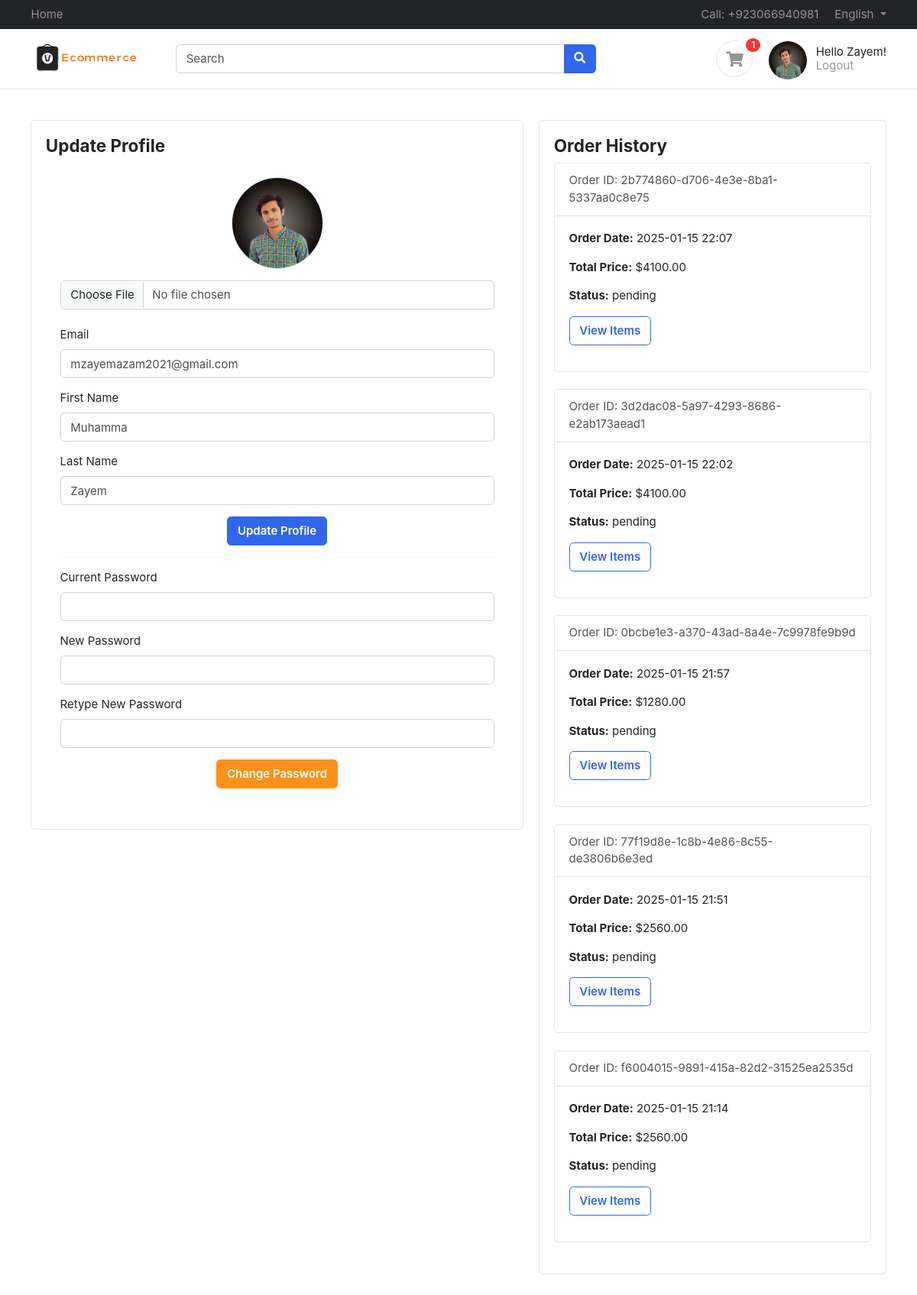
The page /account/ (signed in) on the database as committed earlier.
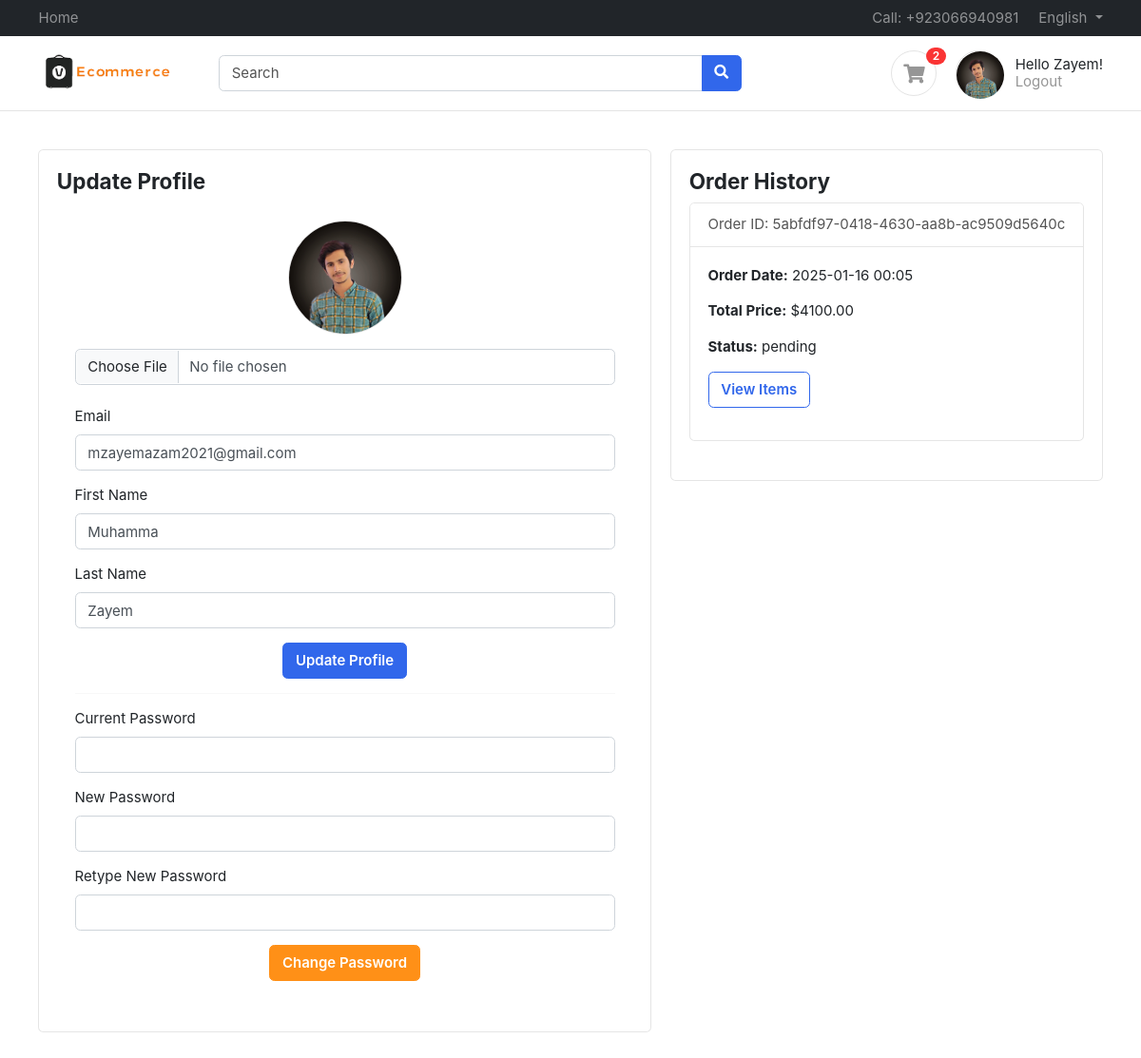
The same page on the database as committed later.
### accounts/models.py (models this page shows, shortened)
class Profile(BaseModel):
    user = models.OneToOneField(User, on_delete=models.CASCADE, related_name='profile')
    is_email_verified = models.BooleanField(default=False)
    email_token = models.CharField(max_length=100, null=True, blank=True)
    profile_image = models.ImageField(upload_to='profile')
    def get_cart_count(self):
        return CartItem.objects.filter(cart__is_paid=False, cart__user=self.user).count()

class Order(BaseModel):
    user = models.ForeignKey(User, on_delete=models.CASCADE, related_name='orders')
    cart = models.ForeignKey(Cart, on_delete=models.CASCADE, related_name='orders')
    order_date = models.DateTimeField(auto_now_add=True)
    status = models.CharField(max_length=100, default="pending")
    first_name = models.CharField(max_length=100, default="Delivery First Name")
    last_name = models.CharField(max_length=100, default="Delivery Last Name")
    email = models.CharField(max_length=100, default="Delivery Email")
    phone = models.CharField(max_length=100, default="Delivery Phone")
    address = models.CharField(max_length=100, default="Delivery Address")
    state = models.CharField(max_length=100, default="Delivery State")
    city = models.CharField(max_length=100, default="Delivery City")
    state = models.CharField(max_length=100, default="Delivery State")
    payment_method = models.CharField(max_length=100, default="cash on Delivery")
    total_price = models.DecimalField(max_digits=10, decimal_places=2)
    cart_items = models.ManyToManyField(CartItem, related_name="orders")

### accounts/views.py (the view, shortened to what this page needs)
# urls.py: path('', profile_page, name='profile'),
def profile_page(request):
    if request.user.is_authenticated:
        user = request.user
        user_orders = Order.objects.filter(user=user).order_by('-created_at')
        return render(request, 'accounts/profile.html', {'user': request.user, 'orders': user_orders})
    else:
        return redirect('/account/login')

### templates/accounts/profile.html (shortened to what the changed rows need)
{% extends "base/base.html" %}
{% block start %}
<section class="section-content padding-y">
    <div class="container">
        <div class="row">
            <main class="col-md-7">
                <div class="card">
                    <div class="card-body">
                        <div class="card-body">
                            <form method="POST" enctype="multipart/form-data">
                                <div class="text-center mb-4">
                                    {% if user.profile.profile_image %}
                                        <img src="{{ user.profile.profile_image.url }}" alt="Profile Photo" class="rounded-circle mb-3 border" width="120" height="120">
                                    {% else %}
                                        <img src="/static/images/default-profile.png" alt="Default Profile Photo" class="rounded-circle mb-3 border" width="120" height="120">
                                    {% endif %}
                                    <input type="file" name="profile_image" class="form-control" accept="image/*">
                                </div>
                                <div class="form-group mb-3">
                                    <label for="email">Email</label>
                                    <input type="email" id="email" name="email" class="form-control" value="{{ user.email }}">
                                </div>
                                <div class="form-group mb-3">
                                    <label for="first_name">First Name</label>
                                    <input type="text" id="first_name" name="first_name" class="form-control" value="{{ user.first_name }}">
                                </div>
                                <div class="form-group mb-3">
                                    <label for="last_name">Last Name</label>
                                    <input type="text" id="last_name" name="last_name" class="form-control" value="{{ user.last_name }}">
                                </div>
                            </form>
                        </div>
                    </div>
                </div>
            </main>
            <aside class="col-md-5">
                <div class="card mb-3">
                    <div class="card-body">
                        {% if orders %}
                            {% for order in orders %}
                                <div class="card mb-4">
                                    <div class="card-header  text-secondary">
                                        <h7>Order ID: {{ order.uid }}</h7>
                                    </div>
                                    <div class="card-body">
                                        <p><strong>Order Date:</strong> {{ order.created_at|date:"Y-m-d H:i" }}</p>
                                        <p><strong>Total Price:</strong> ${{ order.total_price }}</p>
                                        <p><strong>Status:</strong> {{ order.status }}</p>
                                        <button
                                            class="btn btn-outline-primary mb-3"
                                            data-bs-toggle="collapse"
                                            data-bs-target="#order-items-{{ order.id }}">
                                            View Items
                                        </button>
                                    </div>
                                </div>
                            {% endfor %}
                        {% else %}
                            <p class="text-center">No orders found.</p>
                        {% endif %}
                    </div>
                </div>
            </aside>
        </div>
    </div>
</section>
{% endblock %}

### templates/base/base.html (shortened to what this page needs)
<!DOCTYPE html>
<html lang="en">
  <head>
<link href="https://cdn.jsdelivr.net/npm/bootstrap@5.3.2/dist/css/bootstrap.min.css" rel="stylesheet">
    <link href="/media/css/bootstrap.css" rel="stylesheet" type="text/css" />
    <link
      href="/media/fonts/fontawesome/css/all.min.css"
      type="text/css"
      rel="stylesheet"
    />
    <link href="/media/css/ui.css" rel="stylesheet" type="text/css" />
    <link href="/media/css/responsive.css" rel="stylesheet" />
  </head>
  <body>
    <header class="section-header">
      <nav class="navbar navbar-dark navbar-expand p-0 bg-dark">
        <div class="container">
          <ul class="navbar-nav d-none d-md-flex mr-auto">
            <li class="nav-item"><a class="nav-link" href="/">Home</a></li>
          </ul>
          <ul class="navbar-nav">
            <li class="nav-item">
              <a href="https://wa.me/923066940981" class="nav-link"> Call: +923066940981 </a>
            </li>
            <li class="nav-item dropdown">
              <a
                href="#"
                class="nav-link dropdown-toggle"
                data-toggle="dropdown"
              >
                English
              </a>
            </li>
          </ul>
        </div>
      </nav>
      <section class="header-main border-bottom">
        <div class="container">
          <div class="row align-items-center">
            <div class="col-lg-2 col-4">
              <div class="brand-wrap">
                <img class="logo" src="/media/images/logo.png" />
              </div>
            </div>
            <div class="col-lg-6 col-sm-12">
              <form action="{% url 'search' %}" method="GET">
                <div class="input-group w-100">
                  <input
                    type="text"
                    name="query"
                    class="form-control"
                    placeholder="Search"
                  />
                  <div class="input-group-append">
                    <button class="btn btn-primary" type="submit">
                      <i class="fa fa-search"></i>
                    </button>
                  </div>
                </div>
              </form>
            </div>
            <div class="col-lg-4 col-sm-6 col-8">
              <div class="widgets-wrap float-md-right">
                <div class="widget-header mr-3">
                  <a href="/account/cart" class="icon icon-sm rounded-circle border"
                    ><i class="fa fa-shopping-cart"></i
                  ></a>
                  <span class="badge badge-pill badge-danger notify">{{request.user.profile.get_cart_count}}</span>
                </div>
                <div class="widget-header icontext">
                  <a href="/account" class="icon icon-sm rounded-circle border"
                    >{% if request.user.profile.profile_image %}
                    <img src="{{ request.user.profile.profile_image.url }}" alt="Profile Photo" class="rounded-circle" width="50" height="50">
                    {%else%}
                    <i class="fa fa-user"></i>
                    {%endif%}
                    </a>
                  <div class="text">
                    {% if request.user.is_authenticated %}
                    <div class="text">
                      <p>Hello {{ request.user.last_name }}!</p>
                      <a href="/account/logout" class="text-muted">Logout</a>
                    </div>
                    {%else%}
                    <div>
                      <a href="/account/login">Sign in</a> |
                      <a href="/account/register/"> Register</a>
                    </div>
                    {% endif %}
                  </div>
                </div>
              </div>
            </div>
          </div>
        </div>
      </section>
    </header>
    {% block start %} {% endblock %}
  </body>
</html>

Rows that differ between the two databases and show on the page:
removed Order: uid "2b774860-d706-4e3e-8ba1-5337aa0c8e75", created_at "2025-01-15 22:07", total_price "4100.00", status "pending"
removed Order: uid "3d2dac08-5a97-4293-8686-e2ab173aead1", created_at "2025-01-15 22:02", total_price "4100.00", status "pending"
removed Order: uid "0bcbe1e3-a370-43ad-8a4e-7c9978fe9b9d", created_at "2025-01-15 21:57", total_price "1280.00", status "pending"
removed Order: uid "77f19d8e-1c8b-4e86-8c55-de3806b6e3ed", created_at "2025-01-15 21:51", total_price "2560.00", status "pending"
removed Order: uid "f6004015-9891-415a-82d2-31525ea2535d", created_at "2025-01-15 21:14", total_price "2560.00", status "pending"
added Order: uid "5abfdf97-0418-4630-aa8b-ac9509d5640c", created_at "2025-01-16 00:05", total_price "4100.00", status "pending"
Other text that changed with them:
{{ request.user.profile.get_cart_count }}: "1" → "2"
